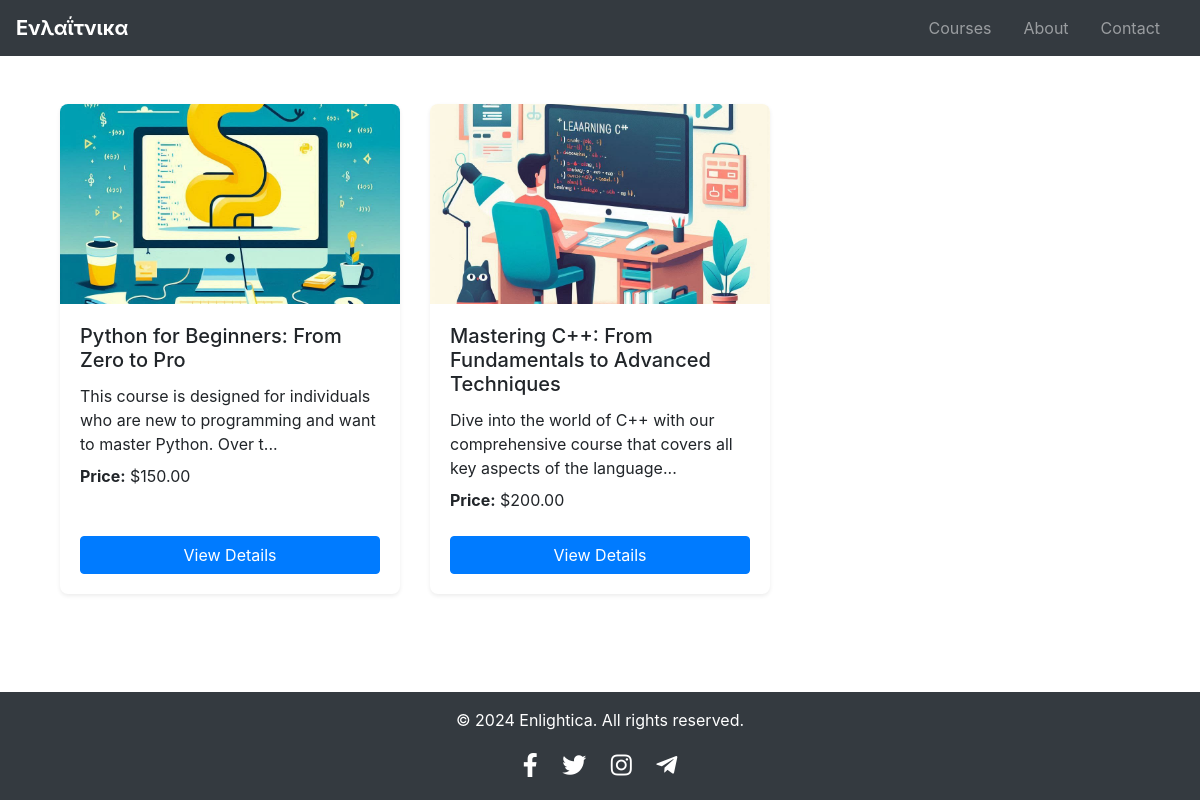
Page /category/1/ on the committed database.
### index/models.py (models this page shows, shortened)
class Course(models.Model):
    name = models.CharField(max_length=256)
    category = models.ForeignKey(Category, on_delete=models.CASCADE)
    price = models.DecimalField(max_digits=10, decimal_places=2)
    description = models.TextField(blank=True)
    duration = models.IntegerField()
    image = models.ImageField(upload_to='static/course_images/', blank=True)
    instructor = models.CharField(max_length=64, default='Instructor')
    start_date = models.DateField(default='2020-01-01')
    enrollment_deadline = models.DateField(default='2020-01-01')
    related_courses = models.ManyToManyField('self', blank=True)

### index/views.py (the view)
# urls.py: path('category/<int:category_id>/', views.get_category, name='category'),
def get_category(request, category_id):
    exact_category = Category.objects.get(id=category_id)
    courses = Course.objects.filter(category=exact_category)
    context = {
        'courses': courses
    }
    return render(request, 'index/category.html', context)

### index/templates/index/category.html (shortened to what this page needs)
{% extends 'index/base.html' %}
{% block content %}
    <div class="container mt-5">
        <div class="row">
            {% if courses %}
                {% for course in courses %}
                    <div class="col-md-4 mb-4">
                        <div class="card d-flex flex-column border-0 shadow-sm" style="border-radius: 0.5rem; height: 100%;">
                            <a href="/course/{{ course.id }}" style="text-decoration: none; color: inherit;">
                                <img src="{{ course.image.url }}" class="card-img-top" alt="{{ course.name }}" style="height: 200px; object-fit: cover; border-top-left-radius: 0.5rem; border-top-right-radius: 0.5rem;">
                            </a>
                            <div class="card-body d-flex flex-column">
                                <h5 class="card-title">{{ course.name }}</h5>
                                <p class="card-text mb-2">{{ course.description|slice:":100" }}{% if course.description|length > 100 %}...{% endif %}</p>
                                <p class="card-text mb-4"><strong>Price:</strong> ${{ course.price }}</p>
                                <a href="/course/{{ course.id }}" class="btn btn-primary mt-auto">View Details</a>
                            </div>
                        </div>
                    </div>
                {% endfor %}
            {% else %}
                <div class="alert alert-info" role="alert">
                    No courses available in this category.
                </div>
            {% endif %}
        </div>
    </div>
{% endblock %}

### index/templates/index/base.html (style rules this page uses)
html, body { height: 100%; margin: 0; }

### rows in the picture
Course: image (picture), name "Python for Beginners: From Zero to Pro", description "This course is designed for individuals who are new to programming and want to master Python. Over t", price "150.00"
Course: image (picture), name "Mastering C++: From Fundamentals to Advanced Techniques", description "Dive into the world of C++ with our comprehensive course that covers all key aspects of the language", price "200.00"
